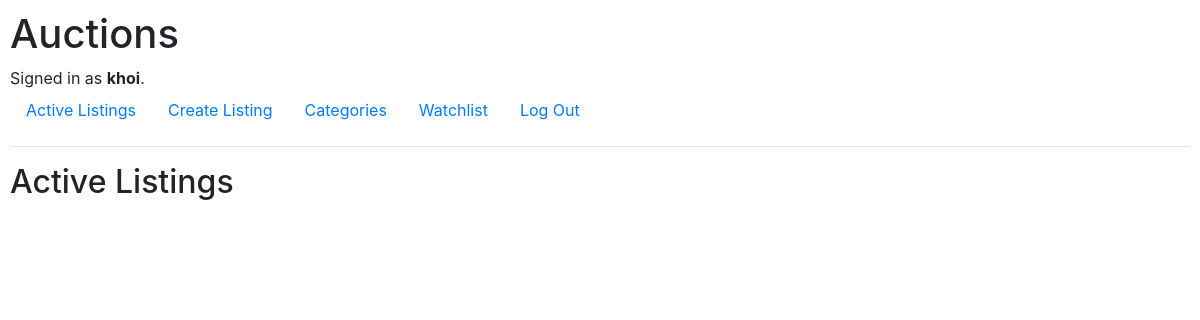
Before: / (signed in) with the older database file.
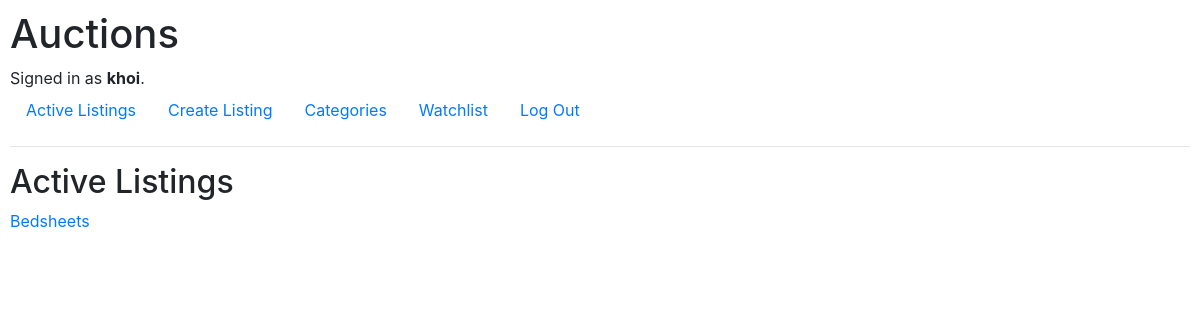
After: the same page with the newer database file.
### auctions/models.py (models this page shows, shortened)
class User(AbstractUser):
    watchlist = models.ManyToManyField(Listing, blank = True, null = True, related_name = "watched")
    listing = models.ManyToManyField(Listing, null = True,blank = True,)

class Listing(models.Model):
    title = models.CharField(max_length = 64, blank=False)
    description = models.TextField(blank = False)
    price = models.IntegerField(blank = False)
    category_choices = [
        ('NON', ''),
        ('FAS', 'Fashion'),
        ('TOY', 'Toys'),
        ('ELC', 'Electronics'),
        ('HOM', 'Home'),
        ('CAR', 'Cars')
    ]
    category = models.CharField(max_length=3, choices = category_choices, blank = True)
    img_url = models.TextField(blank = True)
    closed =models.BooleanField(default=False)

### auctions/views.py (the view)
# urls.py: path("", views.index, name="index"),
def index(request):
    listings = Listing.objects.all()
    return render(request, "auctions/index.html", context = {
        "listings":listings,
    })

### auctions/templates/auctions/index.html
{% extends "auctions/layout.html" %}
{% block body %}
    <h2>Active Listings</h2>
    {% for listing in listings %}
        {% if listing.closed is not closed %}
            <a href = "{% url 'view_listing' listing.id %}">{{listing.title}}</a>
        {% endif %}
    {% endfor %}
{% endblock %}

### auctions/templates/auctions/layout.html (shortened to what this page needs)
{% load static %}
<!DOCTYPE html>
<html lang="en">
    <head>
        <link rel="stylesheet" href="https://stackpath.bootstrapcdn.com/bootstrap/4.4.1/css/bootstrap.min.css">
        <link href="{% static 'auctions/styles.css' %}" rel="stylesheet">
    </head>
    <body>
        <h1>Auctions</h1>
        <div>
            {% if user.is_authenticated %}
                Signed in as <strong>{{ user.username }}</strong>.
            {% else %}
                Not signed in.
            {% endif %}
        </div>
        <ul class="nav">
            <li class="nav-item">
                <a class="nav-link" href="{% url 'index' %}">Active Listings</a>
            </li>
            {% if user.is_authenticated %}
                <li class="nav-item">
                    <a class="nav-link" href="{% url 'create' %}">Create Listing</a>
                </li>
                <li class="nav-item">
                    <a class="nav-link" href="{% url 'categories' %}">Categories</a>
                </li>
                <li class="nav-item">
                    <a class="nav-link" href="{% url 'watchlist' %}">Watchlist</a>
                </li>
                <li class="nav-item">
                    <a class="nav-link" href="{% url 'logout' %}">Log Out</a>
                </li>
            {% endif %}
        </ul>
        <hr>
        {% block body %}
        {% endblock %}
    </body>
</html>

### auctions/static/auctions/styles.css (style rules this page uses)
body { padding: 10px; }

Changed rows visible on the page:
added Listing: title "Bedsheets"
